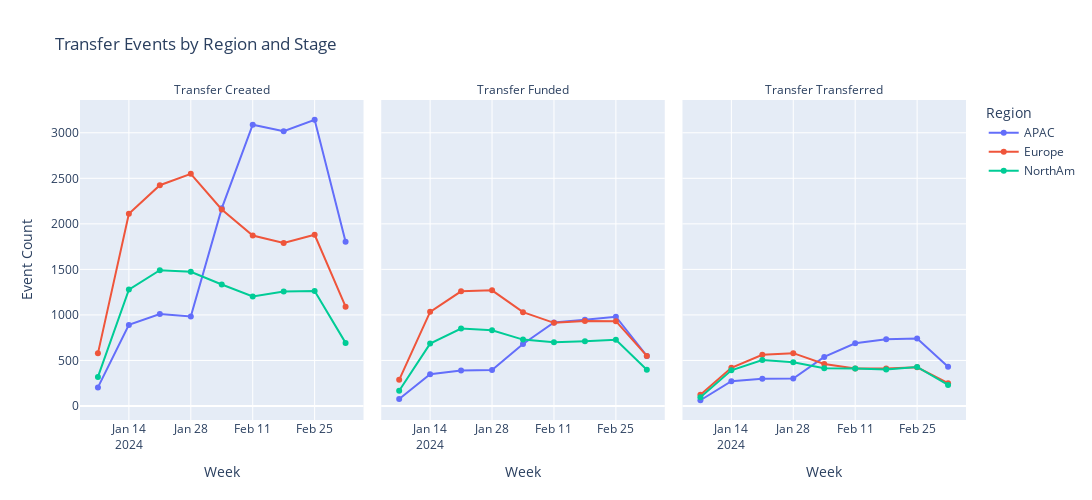

Source (notebook cell):
### Markdown cell above
### 2.4 Regional Adoption by Transfer Stages

When evaluating a newly launched currency route, it is important not only to understand overall adoption, but also how engagement varies across different regions. Each market has its own levels of latent and expressed demand, as well as unique behavioural patterns that influence funnel progression.

To explore this, we plot the transfer lifecycle stages by region, allowing us to detrermine which regions show strong interest but weaker follow-through, where conversion is healthy, and where potential gaps or opportunities exist.

Identifying these regional discrepancies enables Wise to refine targeting, prioritise operational improvements, and tailor interventions to markets with the greatest potential impact.

### Code cell
# Execute SQL query
df = db.execute_sql_file("../sql/funnel_stage_time_series.sql")

# Resample time series and aggregate to weekly counts
df.set_index("EVENT_DATE", inplace=True)
df = (
    df.groupby(["EVENT_NAME", "REGION"])
    .resample("W")
    .agg(COUNT=("COUNT", "sum"))
    .reset_index()
)

# Plot time series
fig = px.line(
    df,
    x="EVENT_DATE",
    y="COUNT",
    facet_col="EVENT_NAME",
    color="REGION",
    title="Transfer Events by Region and Stage",
    markers=True,
)
fig.update_layout(
    width=1200,
    height=500,
    xaxis_title="Week",
    yaxis_title="Event Count",
    legend_title_text="Region",
)
fig.update_xaxes(title_text="Week")
fig.for_each_annotation(lambda a: a.update(text=a.text.split("=")[-1]))

fig.show()

### Figure 1 — Plotly figure (JSON) as saved in the notebook; plotly's stock layout.template omitted (floating-point values rounded to 4 significant figures)
{"data": [{"hovertemplate": "REGION=APAC<br>EVENT_NAME=Transfer Created<br>EVENT_DATE=%{x}<br>COUNT=%{y}<extra></extra>", "legendgroup": "APAC", "line": {"color": "#636efa", "dash": "solid"}, "marker": {"symbol": "circle"}, "mode": "lines+markers", "name": "APAC", "orientation": "v", "showlegend": true, "type": "scatter", "x": ["2024-01-07T00:00:00.000000", "2024-01-14T00:00:00.000000", "2024-01-21T00:00:00.000000", "2024-01-28T00:00:00.000000", "2024-02-04T00:00:00.000000", "2024-02-11T00:00:00.000000", "2024-02-18T00:00:00.000000", "2024-02-25T00:00:00.000000", "2024-03-03T00:00:00.000000"], "xaxis": "x", "y": [204, 890, 1010, 982, 2170, 3088, 3018, 3143, 1803], "yaxis": "y"}, {"hovertemplate": "REGION=APAC<br>EVENT_NAME=Transfer Funded<br>EVENT_DATE=%{x}<br>COUNT=%{y}<extra></extra>", "legendgroup": "APAC", "line": {"color": "#636efa", "dash": "solid"}, "marker": {"symbol": "circle"}, "mode": "lines+markers", "name": "APAC", "orientation": "v", "showlegend": false, "type": "scatter", "x": ["2024-01-07T00:00:00.000000", "2024-01-14T00:00:00.000000", "2024-01-21T00:00:00.000000", "2024-01-28T00:00:00.000000", "2024-02-04T00:00:00.000000", "2024-02-11T00:00:00.000000", "2024-02-18T00:00:00.000000", "2024-02-25T00:00:00.000000", "2024-03-03T00:00:00.000000"], "xaxis": "x2", "y": [77, 348, 390, 395, 681, 918, 947, 980, 550], "yaxis": "y2"}, {"hovertemplate": "REGION=APAC<br>EVENT_NAME=Transfer Transferred<br>EVENT_DATE=%{x}<br>COUNT=%{y}<extra></extra>", "legendgroup": "APAC", "line": {"color": "#636efa", "dash": "solid"}, "marker": {"symbol": "circle"}, "mode": "lines+markers", "name": "APAC", "orientation": "v", "showlegend": false, "type": "scatter", "x": ["2024-01-07T00:00:00.000000", "2024-01-14T00:00:00.000000", "2024-01-21T00:00:00.000000", "2024-01-28T00:00:00.000000", "2024-02-04T00:00:00.000000", "2024-02-11T00:00:00.000000", "2024-02-18T00:00:00.000000", "2024-02-25T00:00:00.000000", "2024-03-03T00:00:00.000000"], "xaxis": "x3", "y": [63, 273, 299, 302, 539, 689, 733, 741, 432], "yaxis": "y3"}, {"hovertemplate": "REGION=Europe<br>EVENT_NAME=Transfer Created<br>EVENT_DATE=%{x}<br>COUNT=%{y}<extra></extra>", "legendgroup": "Europe", "line": {"color": "#EF553B", "dash": "solid"}, "marker": {"symbol": "circle"}, "mode": "lines+markers", "name": "Europe", "orientation": "v", "showlegend": true, "type": "scatter", "x": ["2024-01-07T00:00:00.000000", "2024-01-14T00:00:00.000000", "2024-01-21T00:00:00.000000", "2024-01-28T00:00:00.000000", "2024-02-04T00:00:00.000000", "2024-02-11T00:00:00.000000", "2024-02-18T00:00:00.000000", "2024-02-25T00:00:00.000000", "2024-03-03T00:00:00.000000"], "xaxis": "x", "y": [578, 2110, 2424, 2549, 2158, 1871, 1790, 1880, 1091], "yaxis": "y"}, {"hovertemplate": "REGION=Europe<br>EVENT_NAME=Transfer Funded<br>EVENT_DATE=%{x}<br>COUNT=%{y}<extra></extra>", "legendgroup": "Europe", "line": {"color": "#EF553B", "dash": "solid"}, "marker": {"symbol": "circle"}, "mode": "lines+markers", "name": "Europe", "orientation": "v", "showlegend": false, "type": "scatter", "x": ["2024-01-07T00:00:00.000000", "2024-01-14T00:00:00.000000", "2024-01-21T00:00:00.000000", "2024-01-28T00:00:00.000000", "2024-02-04T00:00:00.000000", "2024-02-11T00:00:00.000000", "2024-02-18T00:00:00.000000", "2024-02-25T00:00:00.000000", "2024-03-03T00:00:00.000000"], "xaxis": "x2", "y": [287, 1034, 1259, 1270, 1030, 913, 933, 931, 550], "yaxis": "y2"}, {"hovertemplate": "REGION=Europe<br>EVENT_NAME=Transfer Transferred<br>EVENT_DATE=%{x}<br>COUNT=%{y}<extra></extra>", "legendgroup": "Europe", "line": {"color": "#EF553B", "dash": "solid"}, "marker": {"symbol": "circle"}, "mode": "lines+markers", "name": "Europe", "orientation": "v", "showlegend": false, "type": "scatter", "x": ["2024-01-07T00:00:00.000000", "2024-01-14T00:00:00.000000", "2024-01-21T00:00:00.000000", "2024-01-28T00:00:00.000000", "2024-02-04T00:00:00.000000", "2024-02-11T00:00:00.000000", "2024-02-18T00:00:00.000000", "2024-02-25T00:00:00.000000", "2024-03-03T00:00:00.000000"], "xaxis": "x3", "y": [123, 420, 563, 580, 462, 413, 412, 425, 251], "yaxis": "y3"}, {"hovertemplate": "REGION=NorthAm<br>EVENT_NAME=Transfer Created<br>EVENT_DATE=%{x}<br>COUNT=%{y}<extra></extra>", "legendgroup": "NorthAm", "line": {"color": "#00cc96", "dash": "solid"}, "marker": {"symbol": "circle"}, "mode": "lines+markers", "name": "NorthAm", "orientation": "v", "showlegend": true, "type": "scatter", "x": ["2024-01-07T00:00:00.000000", "2024-01-14T00:00:00.000000", "2024-01-21T00:00:00.000000", "2024-01-28T00:00:00.000000", "2024-02-04T00:00:00.000000", "2024-02-11T00:00:00.000000", "2024-02-18T00:00:00.000000", "2024-02-25T00:00:00.000000", "2024-03-03T00:00:00.000000"], "xaxis": "x", "y": [319, 1278, 1491, 1474, 1334, 1203, 1257, 1262, 693], "yaxis": "y"}, {"hovertemplate": "REGION=NorthAm<br>EVENT_NAME=Transfer Funded<br>EVENT_DATE=%{x}<br>COUNT=%{y}<extra></extra>", "legendgroup": "NorthAm", "line": {"color": "#00cc96", "dash": "solid"}, "marker": {"symbol": "circle"}, "mode": "lines+markers", "name": "NorthAm", "orientation": "v", "showlegend": false, "type": "scatter", "x": ["2024-01-07T00:00:00.000000", "2024-01-14T00:00:00.000000", "2024-01-21T00:00:00.000000", "2024-01-28T00:00:00.000000", "2024-02-04T00:00:00.000000", "2024-02-11T00:00:00.000000", "2024-02-18T00:00:00.000000", "2024-02-25T00:00:00.000000", "2024-03-03T00:00:00.000000"], "xaxis": "x2", "y": [167, 685, 850, 831, 729, 701, 710, 726, 398], "yaxis": "y2"}, {"hovertemplate": "REGION=NorthAm<br>EVENT_NAME=Transfer Transferred<br>EVENT_DATE=%{x}<br>COUNT=%{y}<extra></extra>", "legendgroup": "NorthAm", "line": {"color": "#00cc96", "dash": "solid"}, "marker": {"symbol": "circle"}, "mode": "lines+markers", "name": "NorthAm", "orientation": "v", "showlegend": false, "type": "scatter", "x": ["2024-01-07T00:00:00.000000", "2024-01-14T00:00:00.000000", "2024-01-21T00:00:00.000000", "2024-01-28T00:00:00.000000", "2024-02-04T00:00:00.000000", "2024-02-11T00:00:00.000000", "2024-02-18T00:00:00.000000", "2024-02-25T00:00:00.000000", "2024-03-03T00:00:00.000000"], "xaxis": "x3", "y": [97, 392, 504, 480, 415, 412, 400, 429, 231], "yaxis": "y3"}], "layout": {"annotations": [{"font": {}, "showarrow": false, "text": "Transfer Created", "x": 0.16, "xanchor": "center", "xref": "paper", "y": 1, "yanchor": "bottom", "yref": "paper"}, {"font": {}, "showarrow": false, "text": "Transfer Funded", "x": 0.5, "xanchor": "center", "xref": "paper", "y": 1, "yanchor": "bottom", "yref": "paper"}, {"font": {}, "showarrow": false, "text": "Transfer Transferred", "x": 0.84, "xanchor": "center", "xref": "paper", "y": 1, "yanchor": "bottom", "yref": "paper"}], "height": 500, "legend": {"title": {"text": "Region"}, "tracegroupgap": 0}, "title": {"text": "Transfer Events by Region and Stage"}, "width": 1200, "xaxis": {"anchor": "y", "domain": [0, 0.32], "title": {"text": "Week"}}, "xaxis2": {"anchor": "y2", "domain": [0.34, 0.66], "matches": "x", "title": {"text": "Week"}}, "xaxis3": {"anchor": "y3", "domain": [0.68, 1.0], "matches": "x", "title": {"text": "Week"}}, "yaxis": {"anchor": "x", "domain": [0, 1], "title": {"text": "Event Count"}}, "yaxis2": {"anchor": "x2", "domain": [0, 1], "matches": "y", "showticklabels": false}, "yaxis3": {"anchor": "x3", "domain": [0, 1], "matches": "y", "showticklabels": false}}}
